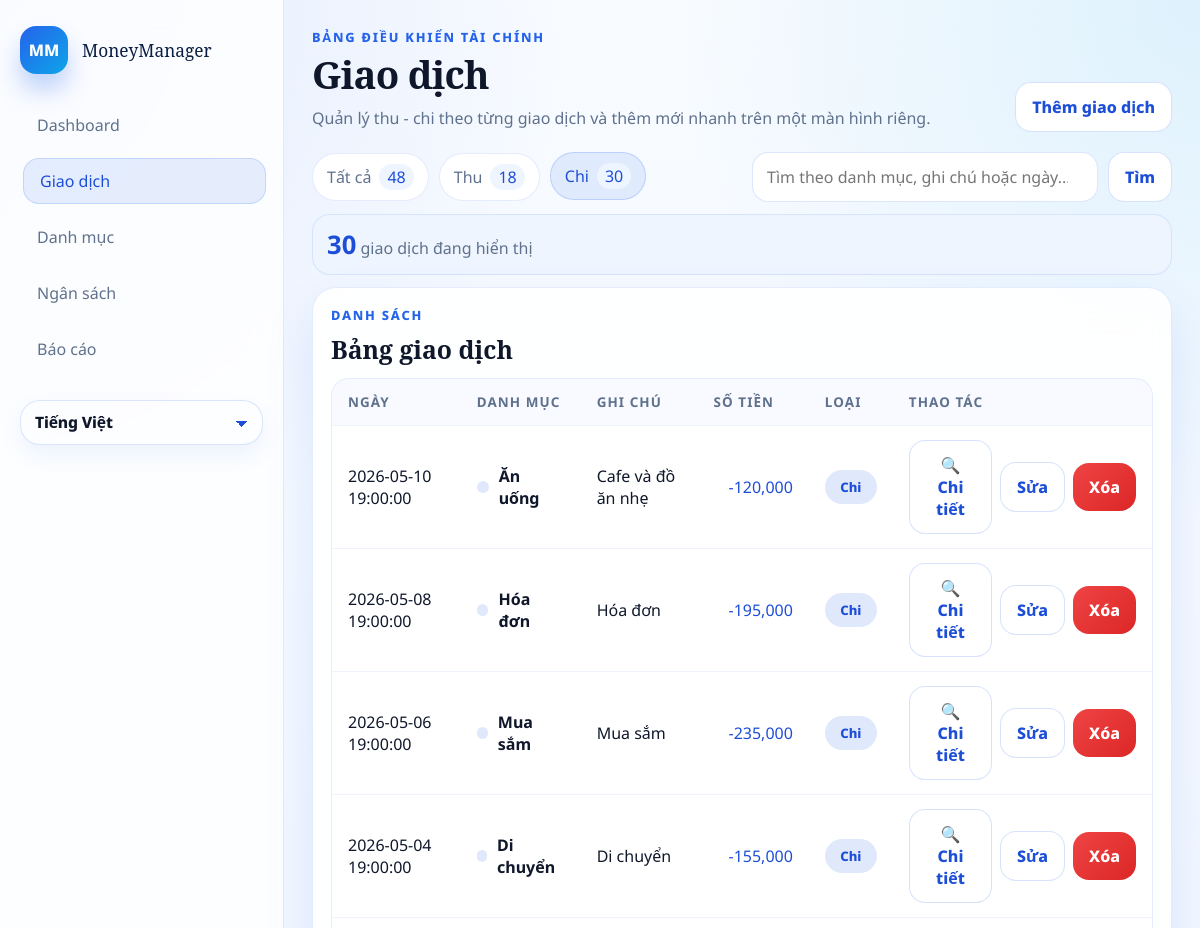
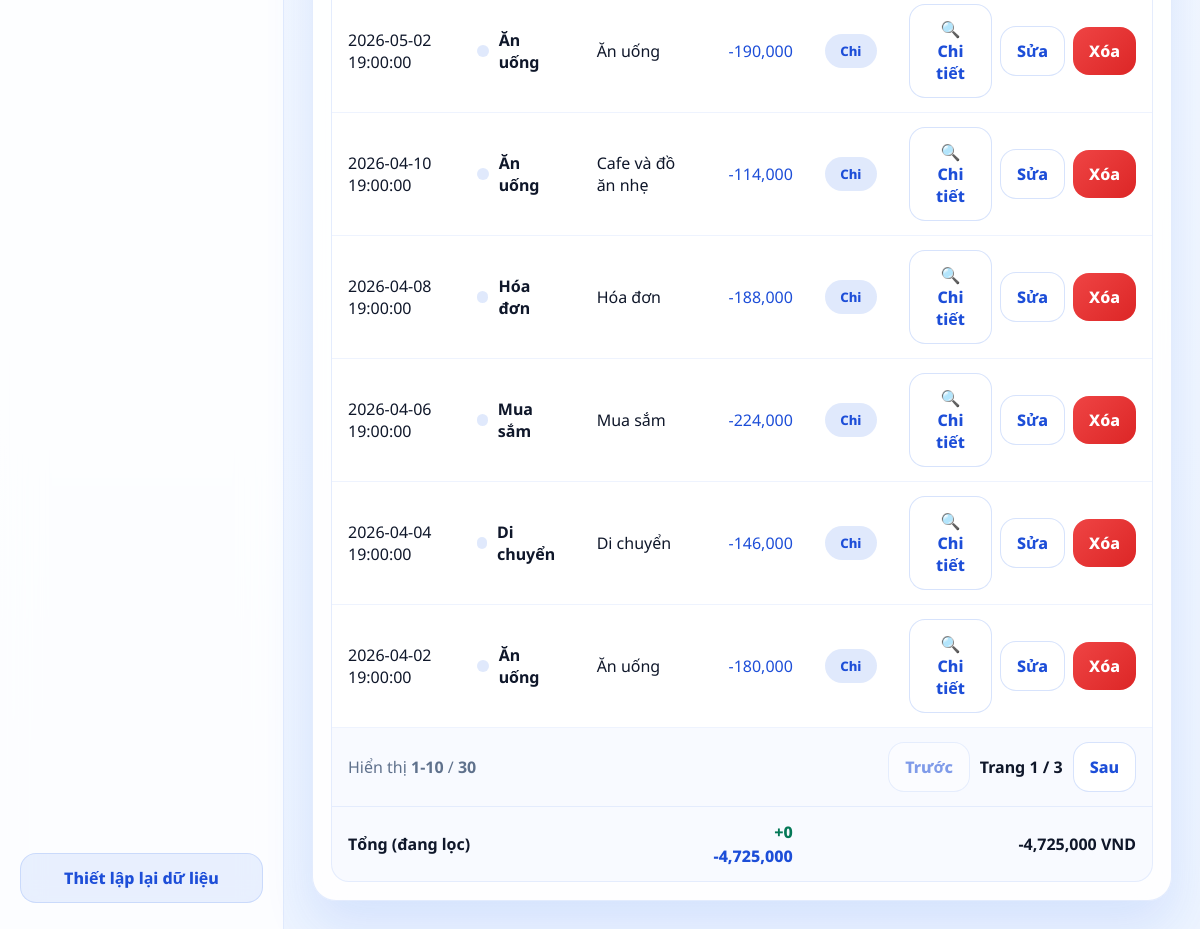
/transactions?q=&type=expense, run on the app's committed database (2 pictures, top to bottom).
### tables this page shows
CREATE TABLE transactions (
        id INTEGER PRIMARY KEY AUTOINCREMENT,
        date TEXT NOT NULL,
        amount REAL NOT NULL,           -- Số dương cho thu, số âm cho chi
        category_id INTEGER NOT NULL,   -- Tham chiếu sang bảng categories
        note TEXT,
        FOREIGN KEY (category_id) REFERENCES categories (id)
        );

CREATE TABLE categories (
            id INTEGER PRIMARY KEY AUTOINCREMENT,
            key TEXT UNIQUE NOT NULL,
            value TEXT NOT NULL,
            type INTEGER NOT NULL CHECK (type IN (0, 1)) -- 0: chi, 1: thu
        );

### app.py (the view)
@app.route("/transactions")
def transactions_page() -> str:
    search_query = request.args.get("q", default="").strip()
    return render_template(
        "transactions.html",
        **_transaction_form_context(
            "transactions",
            t("transactions_title"),
            t("transactions_subtitle"),
            search_query,
        ),
    )

### app.py (called while the page is built)
def _current_language() -> str:
    language = session.get("language", "vi")
    return language if language in FILE_TRANSLATIONS else "vi"

def t(key: str) -> str:
    language = _current_language()
    return FILE_TRANSLATIONS.get(language, FILE_TRANSLATIONS.get("vi", {})).get(key, key)

@app.context_processor
def inject_language_context() -> dict[str, object]:
    return {
        "current_lang": _current_language(),
        "supported_languages": [
            {
                "code": option["code"],
                "label": t("language_vi") if option["code"] == "vi" else t("language_en"),
            }
            for option in SUPPORTED_LANGUAGES
        ],
        "t": t,
        "category_label": _category_label,
        "note_label": _note_label,
    }

def _format_money(value: float) -> str:
    return f"{value:,.0f}"

def _category_label(category_key: str, fallback: str | None = None) -> str:
    label_key = f"category_label_{category_key}"
    label = t(label_key)
    if label != label_key:
        return label
    return fallback or category_key

def _note_label(note_text: str | None) -> str:
    if not note_text:
        return ""
    translation_key = _NOTE_TRANSLATION_KEYS.get(note_text)
    return t(translation_key) if translation_key else note_text

def _month_bounds(year: int, month: int) -> tuple[str, str]:
    start = datetime(year, month, 1, 0, 0, 0)
    end_day = calendar.monthrange(year, month)[1]
    end = datetime(year, month, end_day, 23, 59, 59)
    return start.strftime("%Y-%m-%d %H:%M:%S"), end.strftime("%Y-%m-%d %H:%M:%S")

def _ensure_db() -> None:
    if not app.config.get("DATABASE_READY", False):
        db_helper.init_db()
        app.config["DATABASE_READY"] = True

### modulo/db_helper.py (called while the page is built)
def get_connection():
    db_dir = os.path.join(os.path.dirname(__file__), '../database')
    db_path = os.path.join(db_dir, 'finance.db')
    os.makedirs(db_dir, exist_ok=True)
    conn = sqlite3.connect(db_path)
    conn.row_factory = sqlite3.Row
    return conn

def get_all_categories():
    conn = get_connection()
    cursor = conn.cursor()
    cursor.execute('SELECT * FROM categories ORDER BY type, value')
    rows = cursor.fetchall()
    conn.close()
    return [dict(row) for row in rows]

def get_setting(key):
    conn = get_connection()
    cursor = conn.cursor()
    cursor.execute('SELECT value FROM settings WHERE key = ?', (key,))
    row = cursor.fetchone()
    conn.close()
    return row['value'] if row else None

### templates/transactions.html (shortened to what this page needs)
{% extends "base.html" %}
{% block content %}
<section class="transaction-toolbar">
  <div class="chip-row">
    <a class="chip {% if transaction_type_filter == 'all' %}active{% endif %}" href="{{ url_for('transactions_page', q=search_query) }}">
      {{ t('all') }} <span>{{ transaction_type_counts.all }}</span>
    </a>
    <a class="chip {% if transaction_type_filter == 'income' %}active{% endif %}" href="{{ url_for('transactions_page', q=search_query, type='income') }}">
      {{ t('income') }} <span>{{ transaction_type_counts.income }}</span>
    </a>
    <a class="chip {% if transaction_type_filter == 'expense' %}active{% endif %}" href="{{ url_for('transactions_page', q=search_query, type='expense') }}">
      {{ t('expense') }} <span>{{ transaction_type_counts.expense }}</span>
    </a>
  </div>
  <form class="search-bar search-bar-wide" method="get" action="{{ url_for('transactions_page') }}">
    <input id="transactionSearch" type="search" name="q" value="{{ search_query }}" placeholder="{{ t('search_placeholder') }}">
    <button type="submit" class="btn btn-outline">{{ t('search') }}</button>
  </form>
</section>
<section class="transaction-summary-strip module-tip">
  <div>
    <strong>{{ transaction_count_display }}</strong>
    <span>{{ t('search_results') }}</span>
  </div>
</section>
<section class="module-grid module-grid-transactions">
  <article class="panel panel-wide">
    <div class="panel-head panel-head-tight">
      <div>
        <p class="panel-kicker">{{ t('transaction_list') }}</p>
        <h2>{{ t('transactions_table') }}</h2>
      </div>
    </div>
    <div class="table-wrap">
      <table class="transaction-table">
        <thead>
          <tr>
            <th>{{ t('date') }}</th>
            <th>{{ t('category') }}</th>
            <th>{{ t('note') }}</th>
            <th class="align-right">{{ t('amount') }}</th>
            <th>{{ t('type') }}</th>
            <th class="align-right">{{ t('action') }}</th>
          </tr>
        </thead>
        <tbody id="transactionTableBody">
          {% for item in transactions %}
            <tr class="transaction-row-clickable"
              data-search="{{ item.date }} {{ category_label(item.category_key, item.category_name) }} {{ item.category_key }} {{ note_label(item.note) }} {{ item.note or '' }} {{ item.amount }}"
                data-transaction-id="{{ item.id }}"
                data-transaction-date="{{ item.date }}"
                data-transaction-category="{{ category_label(item.category_key, item.category_name) }}"
              data-transaction-note="{{ note_label(item.note) }}"
                data-transaction-amount="{{ item.amount }}"
                data-transaction-amount-display="{{ item.amount|abs|money }} VND"
                data-transaction-kind="{{ t('income_type') if item.category_type == 1 else t('expense_type') }}"
                data-transaction-edit-url="{{ url_for('edit_transaction', transaction_id=item.id) }}"
                data-transaction-delete-url="{{ url_for('delete_transaction', transaction_id=item.id) }}">
              <td>{{ item.date }}</td>
              <td>
                <div class="table-category">
                  <span class="transaction-dot {{ 'income' if item.category_type == 1 else 'expense' }}"></span>
                  <strong>{{ category_label(item.category_key, item.category_name) }}</strong>
                </div>
              </td>
              <td>{{ note_label(item.note) or '-' }}</td>
              <td class="align-right amount-cell {{ 'income' if item.amount >= 0 else 'expense' }}">
                {{ '+' if item.amount >= 0 else '-' }}{{ item.amount|abs|money }}
              </td>
              <td>
                <span class="badge {{ 'badge-income' if item.category_type == 1 else 'badge-expense' }}">
                  {{ t('income') if item.category_type == 1 else t('expense') }}
                </span>
              </td>
              <td>
                <div class="table-actions">
                  <button type="button" class="btn btn-mini btn-outline" data-open-detail-modal>🔍 {{ t('details') }}</button>
                  <a class="btn btn-mini btn-outline" href="{{ url_for('edit_transaction', transaction_id=item.id) }}">{{ t('edit') }}</a>
                  <form action="{{ url_for('delete_transaction', transaction_id=item.id) }}" method="post" data-confirm="{{ t('confirm_delete_transaction') }}" onsubmit="return confirm(this.dataset.confirm);">
                    <button type="submit" class="btn btn-mini btn-danger">{{ t('delete') }}</button>
                  </form>
                </div>
              </td>
            </tr>
          {% else %}
            <tr class="empty-row">
              <td colspan="6">{{ t('no_transactions') }}</td>
            </tr>
          {% endfor %}
        </tbody>
        <tfoot>
          <tr class="table-foot table-foot-pagination">
            <td colspan="6">
              <div class="table-pagination">
                <div>
                  {{ t('showing') }} <strong>{{ pagination.display_start }}-{{ pagination.display_end }}</strong>
                  / <strong>{{ pagination.total_items }}</strong>
                </div>
                <div class="pagination-actions">
                  {% if pagination.has_prev %}
                    <a class="btn btn-mini btn-outline" href="{{ url_for('transactions_page', q=search_query, type=transaction_type_filter, page=pagination.prev_page) }}">{{ t('previous') }}</a>
                  {% else %}
                    <span class="btn btn-mini btn-outline is-disabled">{{ t('previous') }}</span>
                  {% endif %}
                  <span class="pagination-page">{{ t('page') }} <strong>{{ pagination.page }}</strong> / {{ pagination.total_pages }}</span>
                  {% if pagination.has_next %}
                    <a class="btn btn-mini btn-outline" href="{{ url_for('transactions_page', q=search_query, type=transaction_type_filter, page=pagination.next_page) }}">{{ t('next') }}</a>
                  {% else %}
                    <span class="btn btn-mini btn-outline is-disabled">{{ t('next') }}</span>
                  {% endif %}
                </div>
              </div>
            </td>
          </tr>
          <tr class="table-foot">
            <td colspan="3"><strong>{{ t('filter_total') }}</strong></td>
            <td class="align-right">
              <div class="table-foot-stack">
                <div class="income">+{{ transactions_total_income|money }}</div>
                <div class="expense">-{{ transactions_total_expense|money }}</div>
              </div>
            </td>
            <td colspan="2" class="align-right"><strong>{{ transactions_total_net|money }} VND</strong></td>
          </tr>
        </tfoot>
      </table>
    </div>
  </article>
</section>
{% endblock %}

### data on the page
transactions: date "2026-05-10 19:00:00", note "Cafe và đồ ăn nhẹ", amount "-", amount|abs "120,000", t "Chi tiết", t "Sửa", t "Xóa"
categories: key+value "Ăn uống", type "Chi"
transactions: date "2026-05-08 19:00:00", note "Hóa đơn", amount "-", amount|abs "195,000", t "Chi tiết", t "Sửa", t "Xóa"
categories: key+value "Hóa đơn", type "Chi"
transactions: date "2026-05-06 19:00:00", note "Mua sắm", amount "-", amount|abs "235,000", t "Chi tiết", t "Sửa", t "Xóa"
categories: key+value "Mua sắm", type "Chi"
transactions: date "2026-05-04 19:00:00", note "Di chuyển", amount "-", amount|abs "155,000", t "Chi tiết", t "Sửa", t "Xóa"
categories: key+value "Di chuyển", type "Chi"
transactions: date "2026-05-02 19:00:00", note "Ăn uống", amount "-", amount|abs "190,000", t "Chi tiết", t "Sửa", t "Xóa"
transactions: date "2026-04-10 19:00:00", note "Cafe và đồ ăn nhẹ", amount "-", amount|abs "114,000", t "Chi tiết", t "Sửa", t "Xóa"
transactions: date "2026-04-08 19:00:00", note "Hóa đơn", amount "-", amount|abs "188,000", t "Chi tiết", t "Sửa", t "Xóa"
transactions: date "2026-04-06 19:00:00", note "Mua sắm", amount "-", amount|abs "224,000", t "Chi tiết", t "Sửa", t "Xóa"
transactions: date "2026-04-04 19:00:00", note "Di chuyển", amount "-", amount|abs "146,000", t "Chi tiết", t "Sửa", t "Xóa"
transactions: date "2026-04-02 19:00:00", note "Ăn uống", amount "-", amount|abs "180,000", t "Chi tiết", t "Sửa", t "Xóa"

### other printed values
{{ t('dashboard') }} "Dashboard"
{{ t('transactions') }} "Giao dịch"
{{ t('categories') }} "Danh mục"
{{ t('budget') }} "Ngân sách"
{{ t('reports') }} "Báo cáo"
{{ t('reset_data') }} "Thiết lập lại dữ liệu"
{{ t('finance_dashboard') }} "BẢNG ĐIỀU KHIỂN TÀI CHÍNH"
{{ page_title }} "Giao dịch"
{{ page_subtitle }} "Quản lý thu - chi theo từng giao dịch và thêm mới nhanh trên một màn hình riêng."
{{ t('add_transaction') }} "Thêm giao dịch"
{{ t('all') }} "Tất cả"
{{ transaction_type_counts.all }} "48"
{{ t('income') }} "Thu"
{{ transaction_type_counts.income }} "18"
{{ t('expense') }} "Chi"
